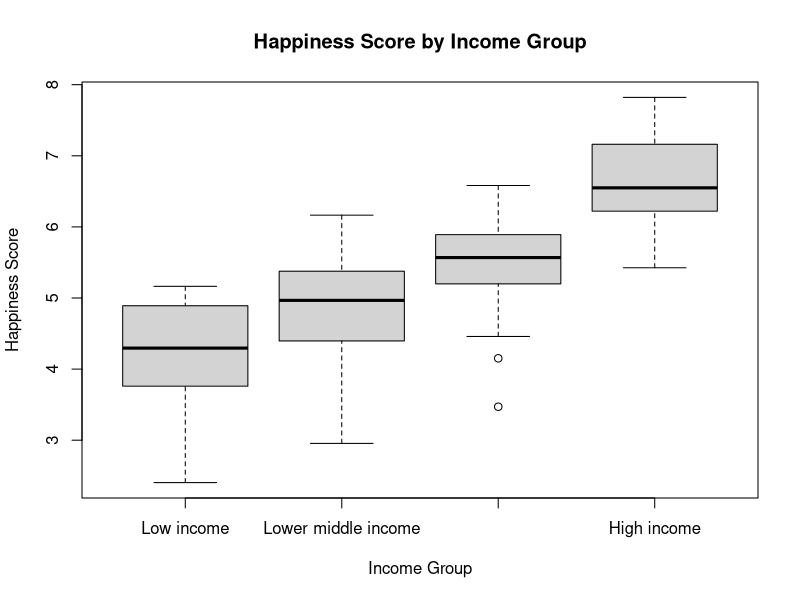
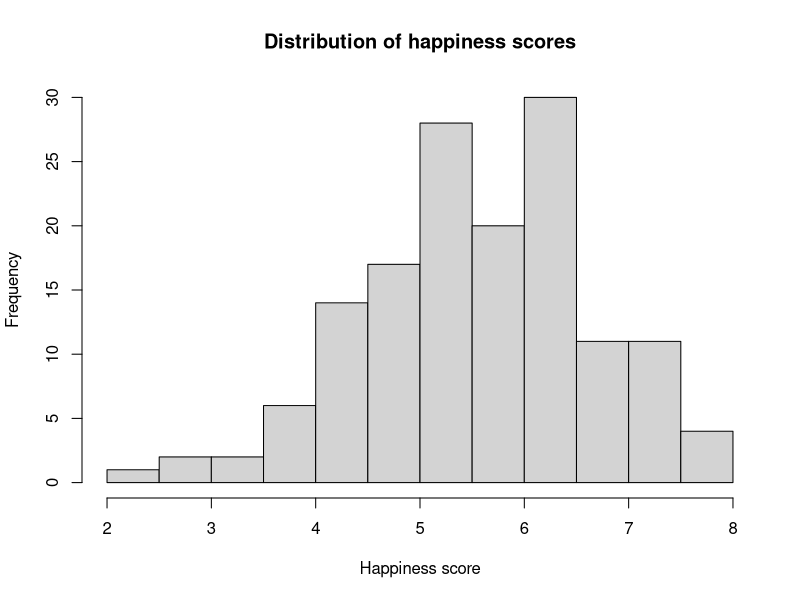

Write R code to recreate these figures, in order.
# Step 1: working directory and load the happiness dataset
setwd("C:/Users/Owner/OneDrive - University of Hertfordshire/MCS/Team Research and Development/Grop project/Group-A23")

hapiness_report_2022 <- read.csv("hapiness_report_2022.csv")

# Step 2: quick check of the data
head(hapiness_report_2022)
colnames(hapiness_report_2022)

# Step 3: clean column name and count unique countries
colnames(hapiness_report_2022)[2] <- "happiness_score"

n_countries <- length(unique(hapiness_report_2022$country))
n_countries

# Step 4: clean dataset (remove rows with missing income)
hapiness_clean <- subset(hapiness_report_2022, !is.na(income))

nrow(hapiness_clean)
summary(hapiness_clean)

# Step 5: descriptive statistics of happiness by income group
library(dplyr)

group_stats <- hapiness_clean %>%
  group_by(income) %>%
  summarise(
    n_countries   = n(),
    mean_happiness = mean(happiness_score, na.rm = TRUE),
    sd_happiness   = sd(happiness_score, na.rm = TRUE)
  )

group_stats

# Step 6: boxplot of happiness score by income group
hapiness_clean$income <- factor(
  hapiness_clean$income,
  levels = c("Low income",
             "Lower middle income",
             "Upper middle income",
             "High income"),
  ordered = TRUE
)

boxplot(happiness_score ~ income,
        data  = hapiness_clean,
        main  = "Happiness Score by Income Group",
        xlab  = "Income Group",
        ylab  = "Happiness Score")

# Step 7: histogram of overall happiness scores
hist(hapiness_clean$happiness_score,
     main = "Distribution of happiness scores",
     xlab = "Happiness score")
